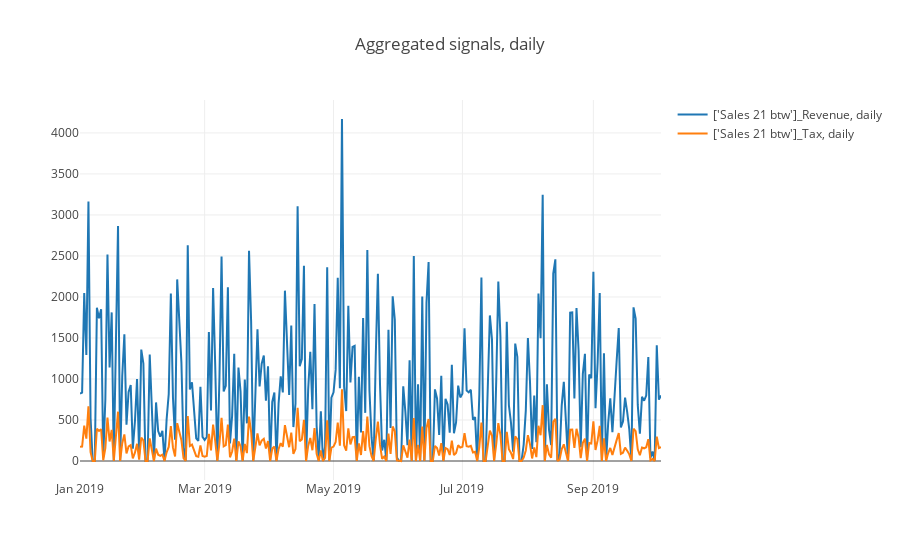

Source (notebook cell):
### Markdown cell above
## Tax vs. Revenue based on the Sales , GroundTruth

### Code cell
constructSignals(df_all, query=[{"select": ["Sales 21 btw"], 
                              "_with": {"FA_Name": "Revenue"}}, 
                                {"select": ["Sales 21 btw"], "_with": {"FA_Name": "Tax"}}], on="GroundTruth", agg_period="D", vis_type="line")

### Figure 1 — Plotly figure (JSON) as saved in the notebook; plotly's stock layout.template omitted (floating-point values rounded to 4 significant figures; data arrays with more than 128 entries replaced by an {"elided": "..."} marker saying what was removed)
{"data": [{"name": "['Sales 21 btw']_Revenue, daily", "type": "scatter", "uid": "05d96556-ca7d-4f6d-99c8-3a240e6bc2e8", "x": {"elided": "276 str values"}, "y": {"elided": "276 int values"}}, {"name": "['Sales 21 btw']_Tax, daily", "type": "scatter", "uid": "38dc21ff-5a3f-44ff-84b5-7b21a248e85a", "x": {"elided": "276 str values"}, "y": {"elided": "276 float values"}}], "layout": {"hovermode": "closest", "showlegend": true, "title": {"text": "Aggregated signals, daily"}}}
